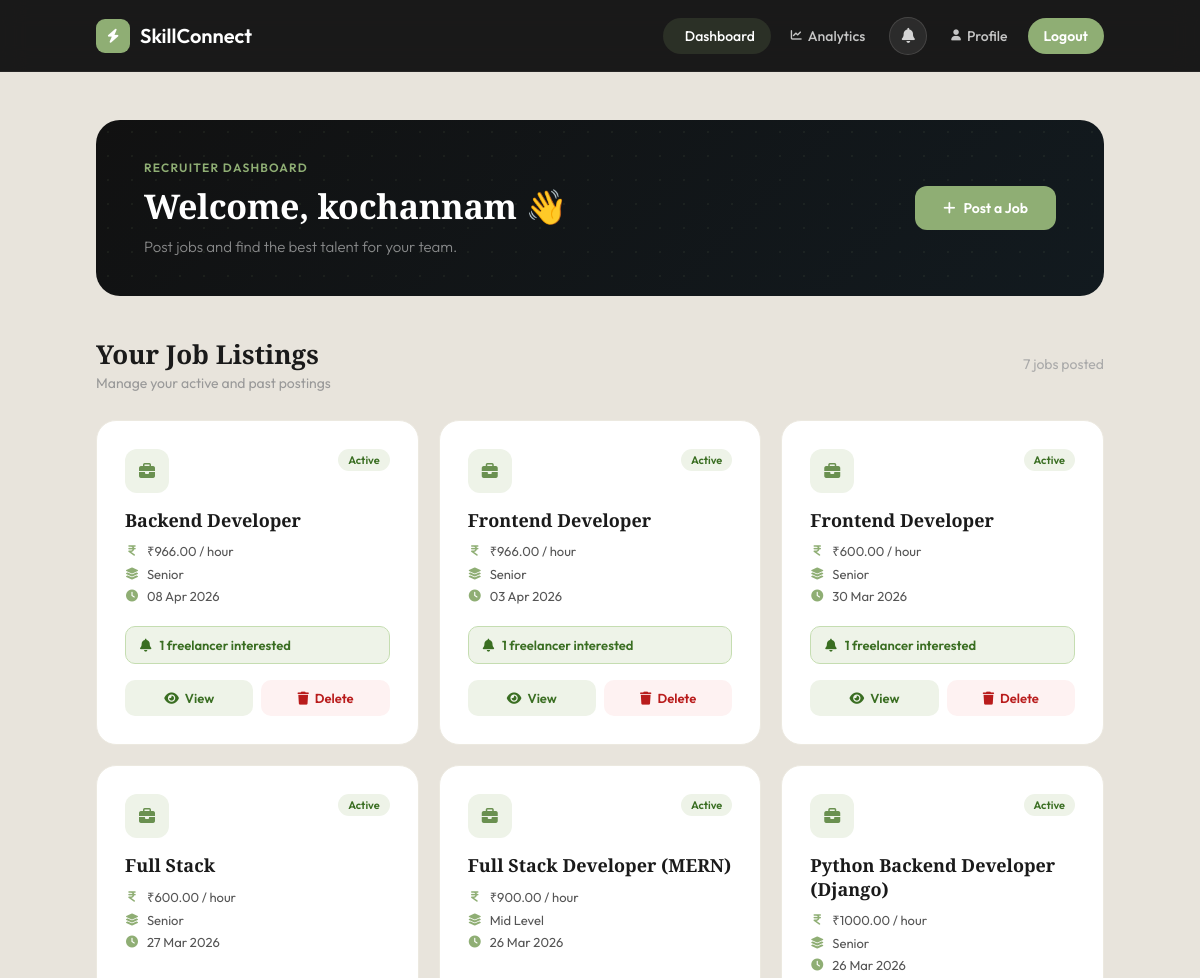
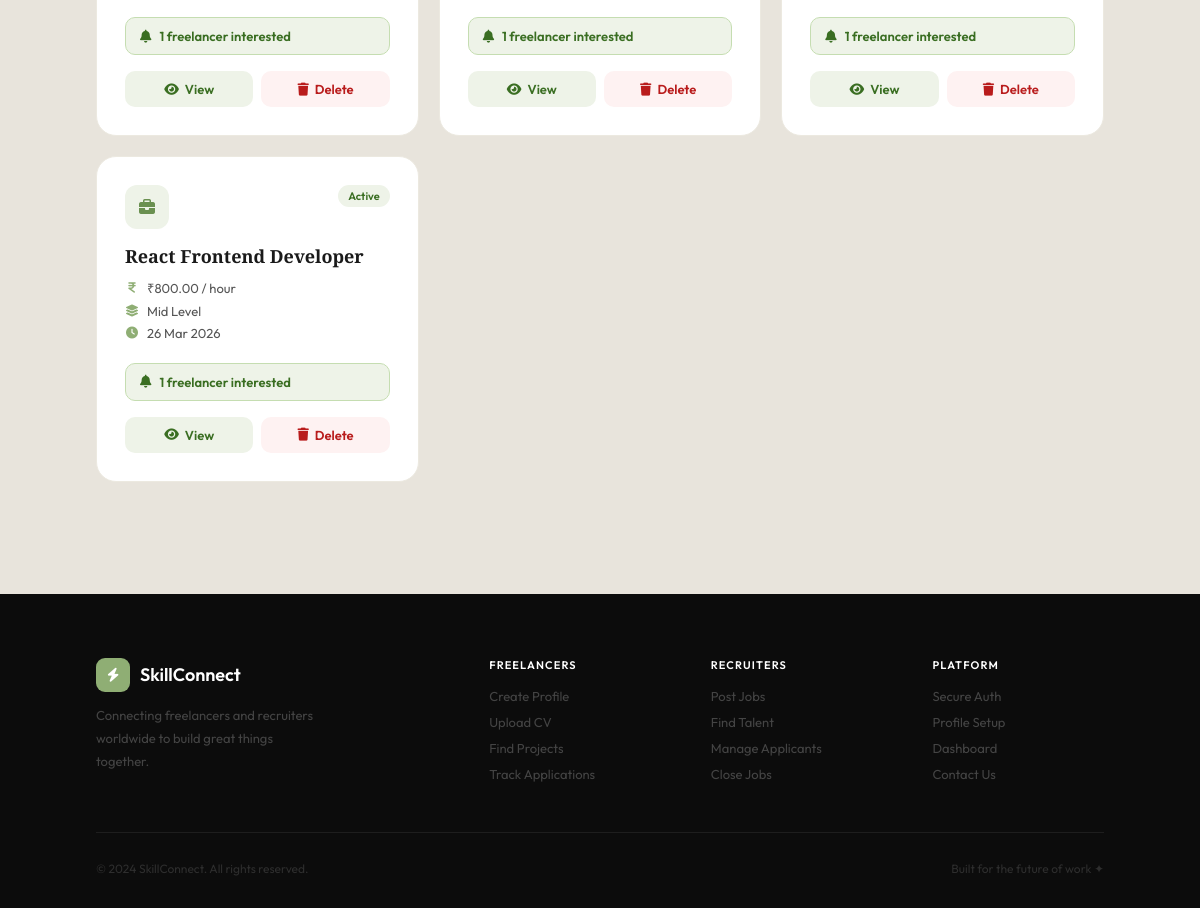
Page /recruiter/dashboard/ (signed in) on the committed database (2 pictures, top to bottom).
### accounts/models.py (models this page shows, shortened)
class Job(models.Model):
    EXPERIENCE_LEVELS = (
        ('junior', 'Junior'),
        ('mid', 'Mid Level'),
        ('senior', 'Senior'),
    )
    recruiter = models.ForeignKey(User, on_delete=models.CASCADE)
    title = models.CharField(max_length=200)
    description = models.TextField()
    skills_required = models.CharField(max_length=255)
    tech_stack = models.CharField(max_length=255)
    pay_per_hour = models.DecimalField(max_digits=10, decimal_places=2)
    experience_level = models.CharField(max_length=20, choices=EXPERIENCE_LEVELS)
    created_at = models.DateTimeField(auto_now_add=True)
    is_active = models.BooleanField(default=True)

### accounts/views.py (the view)
# urls.py: path('recruiter/dashboard/',  views.recruiter_dashboard,  name='recruiter_dashboard'),
@login_required
def recruiter_dashboard(request):
    profile = get_object_or_404(Profile, user=request.user)
    if profile.user_type != "recruiter":
        return redirect("freelancer_dashboard")
    jobs = Job.objects.filter(recruiter=request.user, is_active=True).order_by("-created_at")
    return render(request, "recruiter_dashboard.html", {"jobs": jobs})

### accounts/context_processors.py (called while the page is built)
def navbar_notifications(request):
    if not request.user.is_authenticated:
        return {
            'navbar_notifications': [],
            'unread_notif_count':   0,
        }
    notifications = (
        Notification.objects
        .filter(recipient=request.user)
        .order_by('-created_at')[:8]        # show latest 8 in dropdown
    )
    unread_count = Notification.objects.filter(
        recipient=request.user, is_read=False
    ).count()
    return {
        'navbar_notifications': notifications,
        'unread_notif_count':   unread_count,
    }

### templates/recruiter_dashboard.html (shortened to what this page needs)
{% extends "base.html" %}
{% load static %}
{% block content %}
<div class="page-wrapper">
<div class="dash-hero">
    <div class="dash-hero-text">
        <div class="greeting">Recruiter Dashboard</div>
        <h1>Welcome, {{ request.user.first_name }} 👋</h1>
        <p>Post jobs and find the best talent for your team.</p>
    </div>
    <div class="dash-hero-actions">
        <a href="{% url 'create_job' %}" class="btn-create">
            <i class="fa-solid fa-plus"></i> Post a Job
        </a>
    </div>
</div>
<div class="toolbar">
    <div class="toolbar-left">
        <h2>Your Job Listings</h2>
        <p>Manage your active and past postings</p>
    </div>
    <span style="font-size:14px;color:#aaa;">{{ jobs|length }} job{{ jobs|length|pluralize }} posted</span>
</div>
<div class="job-grid">
    {% for job in jobs %}
    <div class="job-card">
        <div class="job-card-header">
            <div class="job-icon"><i class="fa-solid fa-briefcase"></i></div>
            {% if job.is_active %}
                <span class="status-pill status-active">Active</span>
            {% else %}
                <span class="status-pill status-inactive">Closed</span>
            {% endif %}
        </div>
        <div class="job-title">{{ job.title }}</div>
        <div class="job-meta">
            <div class="meta-row">
                <i class="fa-solid fa-indian-rupee-sign"></i>
                ₹{{ job.pay_per_hour }} / hour
            </div>
            <div class="meta-row">
                <i class="fa-solid fa-layer-group"></i>
                {{ job.get_experience_level_display }}
            </div>
            <div class="meta-row">
                <i class="fa-solid fa-clock"></i>
                {{ job.created_at|date:"d M Y" }}
            </div>
        </div>
        <div class="interest-alert {% if job.jobinterest_set.count > 0 %}has-interest{% else %}no-interest{% endif %}">
            {% if job.jobinterest_set.count > 0 %}
                <i class="fa-solid fa-bell"></i>
                {{ job.jobinterest_set.count }} freelancer{{ job.jobinterest_set.count|pluralize }} interested
            {% else %}
                <i class="fa-regular fa-bell"></i>
                No interest yet
            {% endif %}
        </div>
        <div class="card-actions">
            <a href="{% url 'view_interest' job.id %}" class="btn-view">
                <i class="fa-solid fa-eye"></i> View
            </a>
            <a href="{% url 'delete_job' job.id %}"
               class="btn-del"
               onclick="return confirm('Close this job? It will be removed from the dashboard but kept in Analytics.')">
                <i class="fa-solid fa-trash"></i> Delete
            </a>
        </div>
    </div>
    {% endfor %}
</div>
</div>
{% endblock %}

### templates/base.html (style rules this page uses)
* { margin:0; padding:0; box-sizing:border-box; }
:root { --green: #8fae74; --green-dark: #7a9962; --green-light: #b5d49a; --green-bg: #eef3e8; --dark: #111; --text: #1a1a1a; --muted: #777; --border: #ece9e0; --bg: #f7f5f0; --white: #ffffff; }
body { background: #e8e4dc; font-family: 'Outfit', sans-serif; min-height: 100vh; display: flex; flex-direction: column; }
.page-wrapper { flex: 1; padding: 48px 8% 72px; }

### templates/recruiter_dashboard.html (style rules this page uses)
.page-wrapper { padding: 48px 8% 72px; }
.dash-hero { background: linear-gradient(135deg, #111 0%, #121a1f 100%); border-radius: 24px; padding: 40px 48px; display: flex; justify-content: space-between; align-items: center; margin-bottom: 40px; overflow: hidden; position: relative; }
.dash-hero::before { content:""; position:absolute; inset:0; background-image: radial-gradient(rgba(143,174,116,0.08) 1px, transparent 1px); background-size: 24px 24px; }
.dash-hero-text { position:relative; z-index:2; }
.dash-hero-text .greeting { font-size:12px; font-weight:600; letter-spacing:0.1em; text-transform:uppercase; color:#8fae74; margin-bottom:8px; }
.dash-hero-text h1 { font-family:'Playfair Display',serif; font-size:34px; font-weight:800; color:white; margin-bottom:8px; letter-spacing:-0.3px; }
.dash-hero-text p { color:rgba(255,255,255,0.5); font-size:15px; font-weight:300; }
.dash-hero-actions { position:relative; z-index:2; display:flex; gap:12px; align-items:center; }
.toolbar { display:flex; justify-content:space-between; align-items:center; margin-bottom:28px; }
.toolbar-left h2 { font-family:'Playfair Display',serif; font-size:26px; font-weight:700; color:#1a1a1a; }
.toolbar-left p { color:#999; font-size:14px; margin-top:2px; }
.job-grid { display:grid; grid-template-columns:repeat(3,1fr); gap:20px; margin-bottom:40px; }
.job-card { background:white; border-radius:20px; padding:28px; border:1px solid #ece9e0; transition:all 0.28s; position:relative; overflow:hidden; display:flex; flex-direction:column; }
.job-card::after { content:""; position:absolute; bottom:0; left:0; width:100%; height:3px; background:#8fae74; transform:scaleX(0); transform-origin:left; transition:transform 0.28s ease; }
.job-card-header { display:flex; justify-content:space-between; align-items:flex-start; margin-bottom:16px; }
.job-icon { width:44px; height:44px; background:#eef3e8; border-radius:12px; display:flex; align-items:center; justify-content:center; }
.job-icon i { color:#6a9050; font-size:16px; }
.status-pill { font-size:11px; font-weight:600; padding:4px 10px; border-radius:40px; }
.status-active { background:#eef3e8; color:#3a6e22; }
.job-title { font-family:'Playfair Display',serif; font-size:18px; font-weight:700; color:#1a1a1a; margin-bottom:10px; line-height:1.3; }
.job-meta { margin-bottom:16px; flex:1; }
.meta-row { display:flex; align-items:center; gap:8px; font-size:13px; color:#555; margin-bottom:6px; }
.meta-row i { color:#8fae74; width:14px; text-align:center; font-size:12px; }
.interest-alert { display:flex; align-items:center; gap:8px; padding:10px 14px; border-radius:10px; margin-bottom:16px; font-size:13px; font-weight:600; }
.has-interest { background:#eef3e8; color:#3a6e22; border:1px solid #c5ddb1; }
.card-actions { display:flex; gap:8px; margin-top:auto; }
.btn-view { flex:1; padding:10px; background:#eef3e8; border:none; border-radius:10px; color:#3a6e22; font-size:13px; font-weight:600; text-align:center; text-decoration:none; display:flex; align-items:center; justify-content:center; gap:6px; transition:all 0.2s; font-family:'Outfit',sans-serif; cursor:pointer; }
.btn-del { flex:1; padding:10px; background:#fef2f2; border:none; border-radius:10px; color:#b91c1c; font-size:13px; font-weight:600; text-align:center; text-decoration:none; display:flex; align-items:center; justify-content:center; gap:6px; transition:all 0.2s; font-family:'Outfit',sans-serif; cursor:pointer; }
.btn-create { display:inline-flex; align-items:center; gap:8px; padding:13px 28px; background:#8fae74; border:none; border-radius:12px; color:white; font-size:14px; font-weight:600; text-decoration:none; transition:all 0.2s; font-family:'Outfit',sans-serif; cursor:pointer; }

### rows in the picture
Job: is_active "Active", title "Backend Developer", pay_per_hour "966.00", experience_level "Senior", created_at "08 Apr 2026", jobinterest_set.count "1"
Job: is_active "Active", title "Frontend Developer", pay_per_hour "966.00", experience_level "Senior", created_at "03 Apr 2026", jobinterest_set.count "1"
Job: is_active "Active", title "Frontend Developer", pay_per_hour "600.00", experience_level "Senior", created_at "30 Mar 2026", jobinterest_set.count "1"
Job: is_active "Active", title "Full Stack", pay_per_hour "600.00", experience_level "Senior", created_at "27 Mar 2026", jobinterest_set.count "1"
Job: is_active "Active", title "Full Stack Developer (MERN)", pay_per_hour "900.00", experience_level "Mid Level", created_at "26 Mar 2026", jobinterest_set.count "1"
Job: is_active "Active", title "Python Backend Developer (Django)", pay_per_hour "1000.00", experience_level "Senior", created_at "26 Mar 2026", jobinterest_set.count "1"
Job: is_active "Active", title "React Frontend Developer", pay_per_hour "800.00", experience_level "Mid Level", created_at "26 Mar 2026", jobinterest_set.count "1"

### other values in the picture
{{ request.user.first_name }} "kochannam"
{{ jobs|length }} "7"
